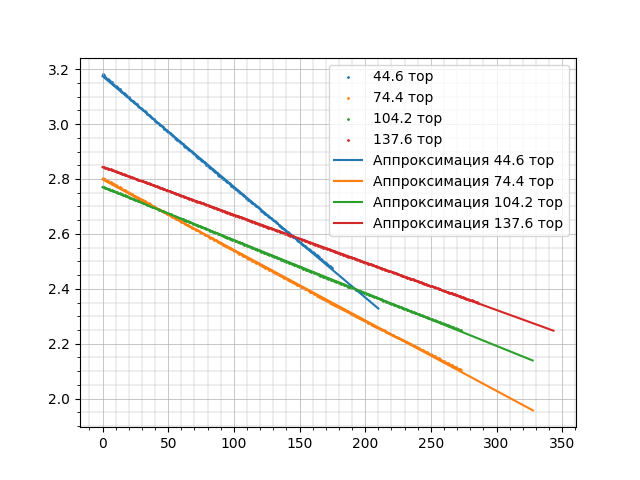

Generate this figure with Python:
import pandas as pd
import numpy as np
from matplotlib import pyplot as plt
from scipy.optimize import curve_fit

def linear_func(x, a, b):
    return a * x + b

def lsm(x, y): 
    params, covariance = curve_fit(linear_func, x, y)
    xs = np.linspace(0, 1.2 * max(x), 1000)
    ys = linear_func(xs, params[0], params[1])
    a, b = params
    da, db = np.sqrt(np.diag(covariance))
    return xs, ys, a, b, da, db

def out(x, y):
    print(f'Среднее значение x: {np.mean(x)}')
    print(f'Средний квадрат x: {np.mean(x ** 2)}')
    print(f'Квадрат среднего x: {np.mean(x) ** 2}')
    print(f'Среднее произведения xy: {np.mean(x * y)}')
    print(f'Среднее значение y: {np.mean(y)}')
    print(f'Средний квадрат y: {np.mean(y ** 2)}')
    print(f'Квадрат среднего y: {np.mean(y) ** 2}')


data1 = np.array(pd.read_csv('20260211_1770794006145_44.6.csv'))
data1[:, 1] = np.log(data1[:, 1])
data2 = np.array(pd.read_csv('20260211_1770795592077_74.4.csv'))
data2[:, 1] = np.log(data2[:, 1])
data3 = np.array(pd.read_csv('20260211_1770796734234_104.2.csv'))
data3[:, 1] = np.log(data3[:, 1])
data4 = np.array(pd.read_csv('20260211_1770797789536_137.6.csv'))
data4[:, 1] = np.log(data4[:, 1])

plt.scatter(data1[:, 0], data1[:, 1], s=1, label='44.6 тор')
plt.scatter(data2[:, 0], data2[:, 1], s=1, label='74.4 тор')
plt.scatter(data3[:, 0], data3[:, 1], s=1, label='104.2 тор')
plt.scatter(data4[:, 0], data4[:, 1], s=1, label='137.6 тор')

print(1)
x, y = data1[:, 0], data1[:, 1]
print(out(x, y))
x, y, a, b, da, db = lsm(x, y)
plt.plot(x, y, label='Аппроксимация 44.6 тор')
print(a, b, da)

print(2)
x, y = data2[:, 0], data2[:, 1]
print(out(x, y))
x, y, a, b, da, db = lsm(x, y)
plt.plot(x, y, label='Аппроксимация 74.4 тор')
print(a, b, da)

print(3)
x, y = data3[:, 0], data3[:, 1]
print(out(x, y))
x, y, a, b, da, db = lsm(x, y)
plt.plot(x, y, label='Аппроксимация 104.2 тор')
print(a, b, da)

print(4)
x, y = data4[:, 0], data4[:, 1]
print(out(x, y))
x, y, a, b, da, db = lsm(x, y)
plt.plot(x, y, label='Аппроксимация 137.6 тор')
print(a, b, da)

plt.legend()

plt.grid(True, which='major', linestyle='-', linewidth=0.5)
plt.grid(True, which='minor', linestyle='-', linewidth=0.3)
plt.minorticks_on()

plt.savefig('ln.png')

plt.show()
